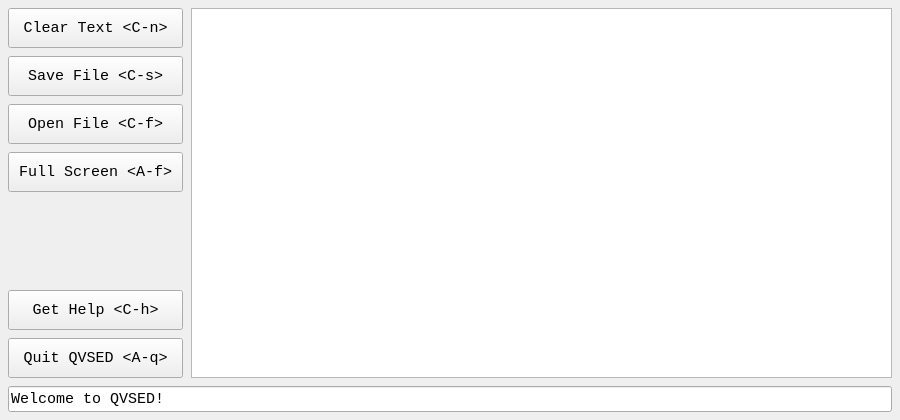
<?xml version="1.0" encoding="UTF-8"?>
<ui version="4.0">
 <author>Arsalan Kazmi</author>
 <class>MainWindow</class>
 <widget class="QMainWindow" name="MainWindow">
  <property name="geometry">
   <rect>
    <x>0</x>
    <y>0</y>
    <width>900</width>
    <height>420</height>
   </rect>
  </property>
  <property name="font">
   <font>
    <family>monospace</family>
   </font>
  </property>
  <property name="windowTitle">
   <string>QVSED</string>
  </property>
  <property name="styleSheet">
   <string notr="true"/>
  </property>
  <widget class="QWidget" name="centralwidget">
   <property name="styleSheet">
    <string notr="true"/>
   </property>
   <layout class="QHBoxLayout" name="horizontalLayout_4">
    <property name="spacing">
     <number>0</number>
    </property>
    <property name="leftMargin">
     <number>0</number>
    </property>
    <property name="topMargin">
     <number>0</number>
    </property>
    <property name="rightMargin">
     <number>0</number>
    </property>
    <property name="bottomMargin">
     <number>0</number>
    </property>
    <item>
     <layout class="QVBoxLayout" name="mainLayout">
      <property name="spacing">
       <number>8</number>
      </property>
      <property name="leftMargin">
       <number>8</number>
      </property>
      <property name="topMargin">
       <number>8</number>
      </property>
      <property name="rightMargin">
       <number>8</number>
      </property>
      <property name="bottomMargin">
       <number>8</number>
      </property>
      <item>
       <layout class="QHBoxLayout" name="elementsLayout">
        <item>
         <layout class="QVBoxLayout" name="actionDeck">
          <item>
           <widget class="QPushButton" name="clearButton">
            <property name="minimumSize">
             <size>
              <width>175</width>
              <height>40</height>
             </size>
            </property>
            <property name="maximumSize">
             <size>
              <width>161</width>
              <height>40</height>
             </size>
            </property>
            <property name="font">
             <font>
              <family>monospace</family>
              <pointsize>11</pointsize>
             </font>
            </property>
            <property name="styleSheet">
             <string notr="true"/>
            </property>
            <property name="text">
             <string>Clear Text &lt;C-n&gt;</string>
            </property>
            <property name="flat">
             <bool>false</bool>
            </property>
           </widget>
          </item>
          <item>
           <widget class="QPushButton" name="saveButton">
            <property name="minimumSize">
             <size>
              <width>175</width>
              <height>40</height>
             </size>
            </property>
            <property name="maximumSize">
             <size>
              <width>161</width>
              <height>40</height>
             </size>
            </property>
            <property name="font">
             <font>
              <family>monospace</family>
              <pointsize>11</pointsize>
             </font>
            </property>
            <property name="styleSheet">
             <string notr="true"/>
            </property>
            <property name="text">
             <string>Save File &lt;C-s&gt;</string>
            </property>
            <property name="flat">
             <bool>false</bool>
            </property>
           </widget>
          </item>
          <item>
           <widget class="QPushButton" name="openButton">
            <property name="minimumSize">
             <size>
              <width>175</width>
              <height>40</height>
             </size>
            </property>
            <property name="maximumSize">
             <size>
              <width>161</width>
              <height>40</height>
             </size>
            </property>
            <property name="font">
             <font>
              <family>monospace</family>
              <pointsize>11</pointsize>
             </font>
            </property>
            <property name="styleSheet">
             <string notr="true"/>
            </property>
            <property name="text">
             <string>Open File &lt;C-f&gt;</string>
            </property>
            <property name="flat">
             <bool>false</bool>
            </property>
           </widget>
          </item>
          <item>
           <widget class="QPushButton" name="fullscreenButton">
            <property name="minimumSize">
             <size>
              <width>175</width>
              <height>40</height>
             </size>
            </property>
            <property name="maximumSize">
             <size>
              <width>161</width>
              <height>40</height>
             </size>
            </property>
            <property name="font">
             <font>
              <family>monospace</family>
              <pointsize>11</pointsize>
             </font>
            </property>
            <property name="styleSheet">
             <string notr="true"/>
            </property>
            <property name="text">
             <string>Full Screen &lt;A-f&gt;</string>
            </property>
            <property name="flat">
             <bool>false</bool>
            </property>
           </widget>
          </item>
          <item>
           <spacer name="verticalSpacer">
            <property name="orientation">
             <enum>Qt::Vertical</enum>
            </property>
            <property name="sizeHint" stdset="0">
             <size>
              <width>20</width>
              <height>40</height>
             </size>
            </property>
           </spacer>
          </item>
          <item>
           <widget class="QPushButton" name="helpButton">
            <property name="minimumSize">
             <size>
              <width>175</width>
              <height>40</height>
             </size>
            </property>
            <property name="maximumSize">
             <size>
              <width>161</width>
              <height>40</height>
             </size>
            </property>
            <property name="font">
             <font>
              <family>monospace</family>
              <pointsize>11</pointsize>
             </font>
            </property>
            <property name="styleSheet">
             <string notr="true"/>
            </property>
            <property name="text">
             <string>Get Help &lt;C-h&gt;</string>
            </property>
            <property name="flat">
             <bool>false</bool>
            </property>
           </widget>
          </item>
          <item>
           <widget class="QPushButton" name="quitButton">
            <property name="minimumSize">
             <size>
              <width>175</width>
              <height>40</height>
             </size>
            </property>
            <property name="maximumSize">
             <size>
              <width>161</width>
              <height>40</height>
             </size>
            </property>
            <property name="font">
             <font>
              <family>monospace</family>
              <pointsize>11</pointsize>
             </font>
            </property>
            <property name="styleSheet">
             <string notr="true"/>
            </property>
            <property name="text">
             <string>Quit QVSED &lt;A-q&gt;</string>
            </property>
            <property name="flat">
             <bool>false</bool>
            </property>
           </widget>
          </item>
         </layout>
        </item>
        <item>
         <widget class="QPlainTextEdit" name="textArea">
          <property name="font">
           <font>
            <family>monospace</family>
            <pointsize>11</pointsize>
           </font>
          </property>
          <property name="styleSheet">
           <string notr="true"/>
          </property>
         </widget>
        </item>
       </layout>
      </item>
      <item>
       <widget class="QLineEdit" name="echoArea">
        <property name="font">
         <font>
          <family>monospace</family>
          <pointsize>11</pointsize>
         </font>
        </property>
        <property name="styleSheet">
         <string notr="true"/>
        </property>
        <property name="text">
         <string>Welcome to QVSED!</string>
        </property>
        <property name="cursorPosition">
         <number>0</number>
        </property>
        <property name="readOnly">
         <bool>true</bool>
        </property>
       </widget>
      </item>
     </layout>
    </item>
   </layout>
  </widget>
 </widget>
 <resources/>
 <connections/>
</ui>
